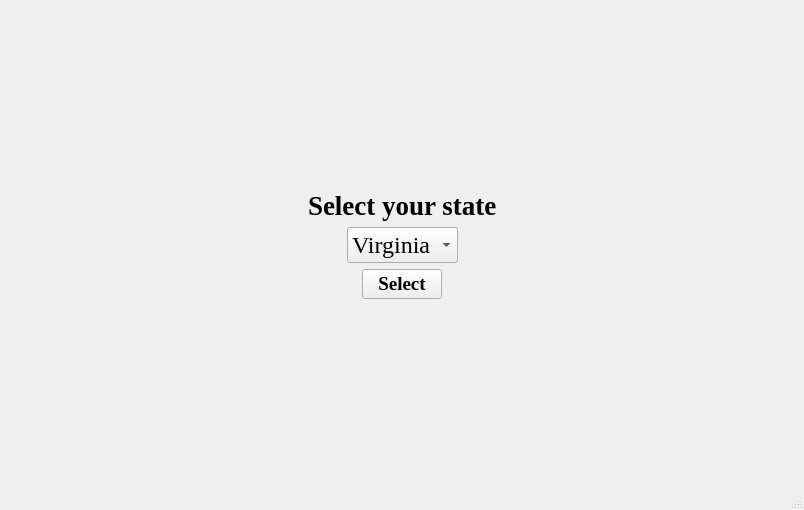
<?xml version="1.0" encoding="UTF-8"?>
<ui version="4.0">
 <class>Menu</class>
 <widget class="QMainWindow" name="Menu">
  <property name="geometry">
   <rect>
    <x>0</x>
    <y>0</y>
    <width>804</width>
    <height>510</height>
   </rect>
  </property>
  <property name="windowTitle">
   <string>MainWindow</string>
  </property>
  <widget class="QWidget" name="centralwidget">
   <layout class="QVBoxLayout" name="verticalLayout_2">
    <item>
     <layout class="QVBoxLayout" name="verticalLayout">
      <item>
       <spacer name="verticalSpacer">
        <property name="orientation">
         <enum>Qt::Vertical</enum>
        </property>
        <property name="sizeHint" stdset="0">
         <size>
          <width>20</width>
          <height>40</height>
         </size>
        </property>
       </spacer>
      </item>
      <item>
       <layout class="QHBoxLayout" name="horizontalLayout_3">
        <item>
         <spacer name="horizontalSpacer_3">
          <property name="orientation">
           <enum>Qt::Horizontal</enum>
          </property>
          <property name="sizeHint" stdset="0">
           <size>
            <width>40</width>
            <height>20</height>
           </size>
          </property>
         </spacer>
        </item>
        <item>
         <widget class="QLabel" name="label">
          <property name="font">
           <font>
            <family>Times New Roman</family>
            <pointsize>20</pointsize>
            <weight>75</weight>
            <bold>true</bold>
           </font>
          </property>
          <property name="text">
           <string>Select your state</string>
          </property>
         </widget>
        </item>
        <item>
         <spacer name="horizontalSpacer_4">
          <property name="orientation">
           <enum>Qt::Horizontal</enum>
          </property>
          <property name="sizeHint" stdset="0">
           <size>
            <width>40</width>
            <height>20</height>
           </size>
          </property>
         </spacer>
        </item>
       </layout>
      </item>
      <item>
       <layout class="QHBoxLayout" name="horizontalLayout_2">
        <item>
         <spacer name="horizontalSpacer_5">
          <property name="orientation">
           <enum>Qt::Horizontal</enum>
          </property>
          <property name="sizeHint" stdset="0">
           <size>
            <width>40</width>
            <height>20</height>
           </size>
          </property>
         </spacer>
        </item>
        <item>
         <widget class="QComboBox" name="Statename">
          <property name="font">
           <font>
            <family>Times New Roman</family>
            <pointsize>18</pointsize>
           </font>
          </property>
          <property name="cursor">
           <cursorShape>ArrowCursor</cursorShape>
          </property>
          <property name="contextMenuPolicy">
           <enum>Qt::DefaultContextMenu</enum>
          </property>
          <item>
           <property name="text">
            <string>Virginia</string>
           </property>
          </item>
          <item>
           <property name="text">
            <string>DC</string>
           </property>
          </item>
         </widget>
        </item>
        <item>
         <spacer name="horizontalSpacer_6">
          <property name="orientation">
           <enum>Qt::Horizontal</enum>
          </property>
          <property name="sizeHint" stdset="0">
           <size>
            <width>40</width>
            <height>20</height>
           </size>
          </property>
         </spacer>
        </item>
       </layout>
      </item>
      <item>
       <layout class="QHBoxLayout" name="horizontalLayout">
        <item>
         <spacer name="horizontalSpacer">
          <property name="orientation">
           <enum>Qt::Horizontal</enum>
          </property>
          <property name="sizeHint" stdset="0">
           <size>
            <width>40</width>
            <height>20</height>
           </size>
          </property>
         </spacer>
        </item>
        <item>
         <widget class="QPushButton" name="pushButton">
          <property name="font">
           <font>
            <family>Times New Roman</family>
            <pointsize>14</pointsize>
            <weight>75</weight>
            <bold>true</bold>
           </font>
          </property>
          <property name="text">
           <string>Select</string>
          </property>
         </widget>
        </item>
        <item>
         <spacer name="horizontalSpacer_2">
          <property name="orientation">
           <enum>Qt::Horizontal</enum>
          </property>
          <property name="sizeHint" stdset="0">
           <size>
            <width>40</width>
            <height>20</height>
           </size>
          </property>
         </spacer>
        </item>
       </layout>
      </item>
      <item>
       <spacer name="verticalSpacer_2">
        <property name="orientation">
         <enum>Qt::Vertical</enum>
        </property>
        <property name="sizeHint" stdset="0">
         <size>
          <width>20</width>
          <height>40</height>
         </size>
        </property>
       </spacer>
      </item>
     </layout>
    </item>
   </layout>
  </widget>
  <widget class="QMenuBar" name="menubar">
   <property name="geometry">
    <rect>
     <x>0</x>
     <y>0</y>
     <width>804</width>
     <height>23</height>
    </rect>
   </property>
  </widget>
  <widget class="QStatusBar" name="statusbar"/>
 </widget>
 <resources/>
 <connections/>
</ui>
